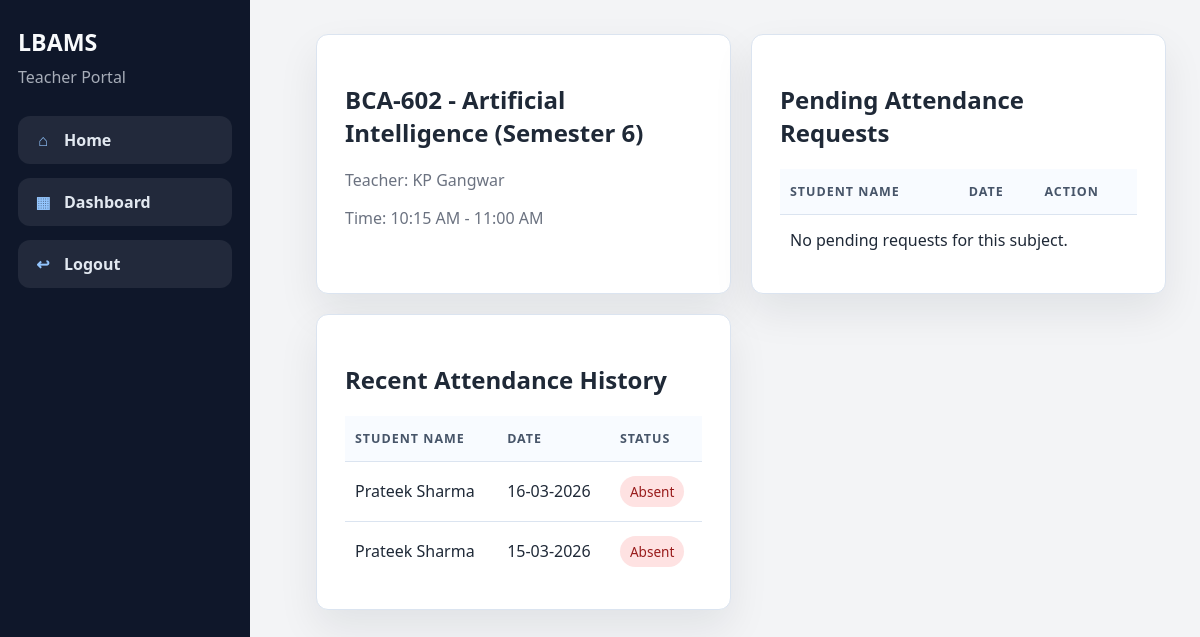
/teacher/subject/8 (signed in), run on an earlier commit of the app's database.
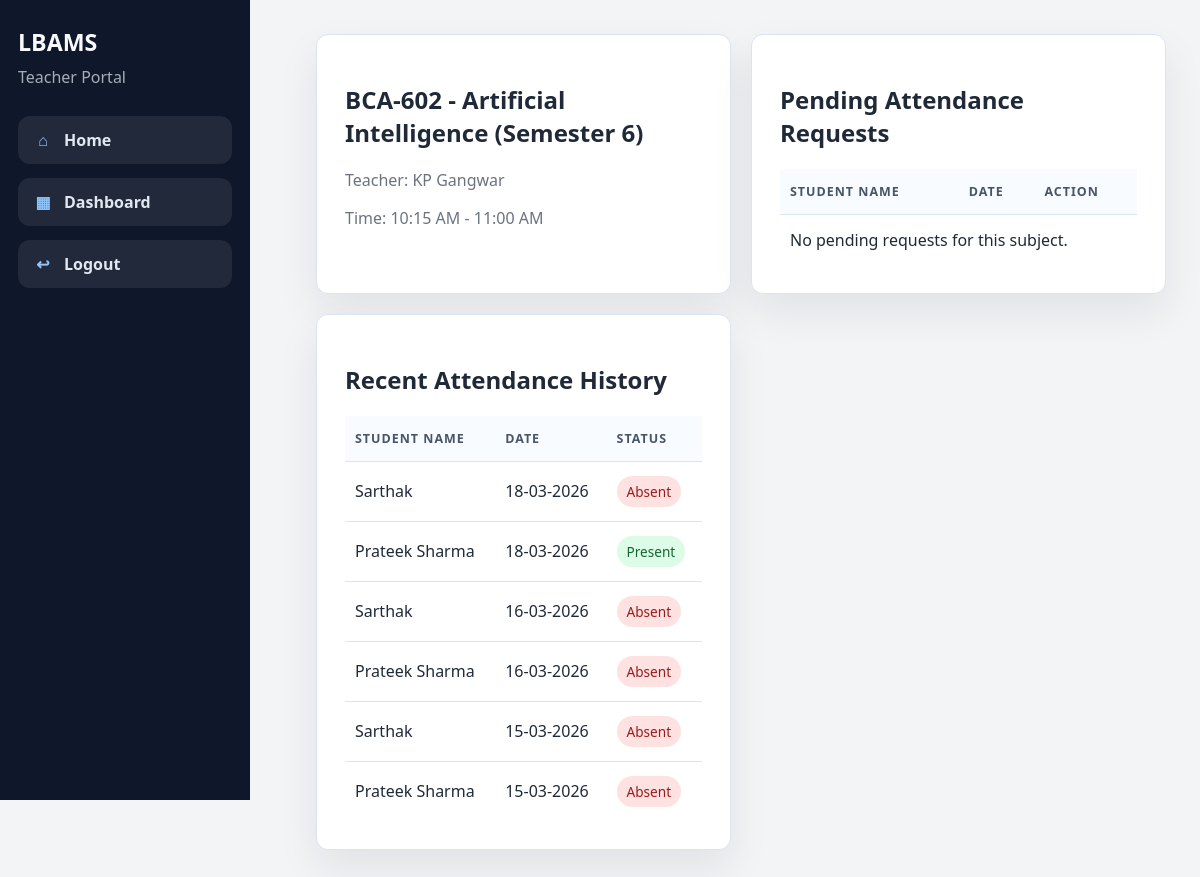
And on a later commit of the database.
### models.py (models this page shows, shortened)
class User(UserMixin, db.Model):
    __tablename__ = "users"
    id = db.Column(db.Integer, primary_key=True)
    username = db.Column(db.String(80), unique=True, nullable=False)
    password_hash = db.Column(db.String(255), nullable=False)
    role = db.Column(db.String(20), nullable=False)
    student = db.relationship("Student", back_populates="user", uselist=False)
    teacher = db.relationship("Teacher", back_populates="user", uselist=False)
    admin = db.relationship("Admin", back_populates="user", uselist=False)

class Subject(db.Model):
    __tablename__ = "subjects"
    id = db.Column(db.Integer, primary_key=True)
    name = db.Column(db.String(120), unique=True, nullable=False)
    code = db.Column(db.String(20), unique=True, nullable=False)
    semester = db.Column(db.Integer, nullable=False)
    subject_type = db.Column("type", db.String(20), nullable=False, default="theory")
    teacher_id = db.Column(db.Integer, db.ForeignKey("teachers.id"), nullable=True)
    start_time = db.Column(db.Time, nullable=True)
    end_time = db.Column(db.Time, nullable=True)
    teachers = db.relationship(
        "Teacher",
        secondary=teacher_subjects,
        back_populates="subject_assignments",
    )
    lectures = db.relationship("Lecture", back_populates="subject", cascade="all, delete-orphan")
    attendances = db.relationship("Attendance", back_populates="subject")
    attendance_summaries = db.relationship("AttendanceSummary", back_populates="subject")
    @property
    def lecture_time_label(self):
        if self.subject_type == "lab":
            return "Lab subject"
        if self.subject_type == "project":
            return "Project"
        if not self.start_time or not self.end_time:
            return "Time not set"
        start = self.start_time.strftime("%I:%M %p").lstrip("0")
        end = self.end_time.strftime("%I:%M %p").lstrip("0")
        return f"{start} - {end}"
    @property
    def display_label(self):
        return f"{self.code} - {self.name} (Semester {self.semester})"

class Teacher(db.Model):
    __tablename__ = "teachers"
    id = db.Column(db.Integer, primary_key=True)
    user_id = db.Column(db.Integer, db.ForeignKey("users.id"), unique=True, nullable=False)
    full_name = db.Column(db.String(120), nullable=False)
    employee_code = db.Column(db.String(30), unique=True, nullable=False)
    user = db.relationship("User", back_populates="teacher")
    subject_assignments = db.relationship(
        "Subject",
        secondary=teacher_subjects,
        back_populates="teachers",
    )

class Attendance(db.Model):
    __tablename__ = "attendance"
    __table_args__ = (
        UniqueConstraint("student_id", "lecture_id", "attendance_date", name="uq_attendance_once"),
    )
    id = db.Column(db.Integer, primary_key=True)
    student_id = db.Column(db.Integer, db.ForeignKey("students.id"), nullable=False)
    subject_id = db.Column(db.Integer, db.ForeignKey("subjects.id"), nullable=False)
    lecture_id = db.Column(db.Integer, db.ForeignKey("lectures.id"), nullable=False)
    attendance_date = db.Column(db.Date, default=date.today, nullable=False)
    status = db.Column(db.String(20), default="pending", nullable=False) # status can be pending, present, absent
    latitude = db.Column(db.Float, nullable=False)
    longitude = db.Column(db.Float, nullable=False)
    distance_meters = db.Column(db.Float, nullable=False)
    created_at = db.Column(db.DateTime, default=datetime.utcnow, nullable=False)
    student = db.relationship("Student", back_populates="attendances")
    subject = db.relationship("Subject", back_populates="attendances")
    lecture = db.relationship("Lecture", back_populates="attendances")

class Student(db.Model):
    __tablename__ = "students"
    id = db.Column(db.Integer, primary_key=True)
    user_id = db.Column(db.Integer, db.ForeignKey("users.id"), unique=True, nullable=False)
    student_code = db.Column(db.String(30), unique=True, nullable=False)
    full_name = db.Column(db.String(120), nullable=False)
    email = db.Column(db.String(120), unique=True, nullable=False)
    semester = db.Column(db.Integer, nullable=False)
    created_at = db.Column(db.DateTime, default=datetime.utcnow, nullable=False)
    user = db.relationship("User", back_populates="student")
    attendances = db.relationship("Attendance", back_populates="student")
    attendance_summaries = db.relationship("AttendanceSummary", back_populates="student")

### routes/teacher_routes.py (the view)
@teacher_bp.route("/subject/<int:subject_id>")
@login_required
def subject_detail(subject_id):
    if not teacher_required():
        return redirect(url_for("auth.login"))
    reconcile_lecture_attendance()
    teacher = Teacher.query.filter_by(user_id=current_user.id).first_or_404()
    subject = (
        Subject.query.join(teacher_subjects, Subject.id == teacher_subjects.c.subject_id)
        .filter(Subject.id == subject_id, teacher_subjects.c.teacher_id == teacher.id)
        .first_or_404()
    )
    pending_records = (
        Attendance.query.filter_by(subject_id=subject.id, status="pending")
        .order_by(Attendance.attendance_date.desc(), Attendance.created_at.desc())
        .all()
    )
    history = (
        Attendance.query.filter(Attendance.subject_id == subject.id, Attendance.status != "pending")
        .order_by(Attendance.attendance_date.desc(), Attendance.created_at.desc())
        .limit(20)
        .all()
    )
    return render_template(
        "teacher/subject_detail.html",
        teacher=teacher,
        subject=subject,
        pending_records=pending_records,
        history=history,
    )

### app.py (called while the page is built)
@login_manager.user_loader
def load_user(user_id):
    return db.session.get(User, int(user_id))

def format_date(value):
    if value is None:
        return ""
    return value.strftime("%d-%m-%Y")

### models.py (called while the page is built, shortened)
def ensure_subject_lecture(subject, lecture_date=None):
    lecture_date = lecture_date or date.today()
    lecture_date = lecture_date or datetime.now(IST).date()
    lecture = Lecture.query.filter_by(subject_id=subject.id, lecture_date=lecture_date).first()
    start_time = subject.start_time or time(hour=0, minute=0)
    end_time = subject.end_time or time(hour=0, minute=0)
    day_of_week = lecture_date.strftime("%A")
    if lecture.day_of_week != day_of_week:
        lecture.day_of_week = day_of_week
    if lecture.start_time != start_time:
        lecture.start_time = start_time
    if lecture.end_time != end_time:
        lecture.end_time = end_time
    db.session.flush()
    return lecture

def lecture_has_ended(lecture, reference_dt=None):
    reference_dt = reference_dt or datetime.now()
    reference_dt = reference_dt or datetime.now(IST)
    lecture_day = lecture.lecture_date or reference_dt.date()
    lecture_end_time = lecture.end_time or time(hour=0, minute=0)
    lecture_end = datetime.combine(lecture_day, lecture_end_time)
    if reference_dt.tzinfo is not None and lecture_end.tzinfo is None:
        lecture_end = reference_dt.tzinfo.localize(lecture_end)
    return reference_dt >= lecture_end

def reconcile_lecture_attendance(reference_dt=None):
    reference_dt = reference_dt or datetime.now()
    reference_dt = reference_dt or datetime.now(IST)
    current_date = reference_dt.date()
    current_time = reference_dt.time()
    backfill_lecture_records_from_attendance()
    subjects = Subject.query.all()
    for subject in subjects:
        if subject.start_time is None or current_time < subject.start_time:
            continue
        ensure_subject_lecture(subject, current_date)
    auto_mark_absent_for_completed_lectures(reference_dt)

### routes/teacher_routes.py (called while the page is built)
def teacher_required():
    return current_user.is_authenticated and current_user.role == "teacher"

### templates/teacher/subject_detail.html (shortened to what this page needs)
{% extends "base.html" %}
{% block content %}
<section class="dashboard-grid">
    <div class="card">
        <h2>{{ subject.display_label }}</h2>
        <p class="muted">Teacher: {{ teacher.full_name }}</p>
        <p class="muted">Time: {{ subject.lecture_time_label }}</p>
    </div>
    <div class="card">
        <h2>Pending Attendance Requests</h2>
        <div class="table-wrap">
            <table>
                <thead>
                    <tr>
                        <th>Student Name</th>
                        <th>Date</th>
                        <th>Action</th>
                    </tr>
                </thead>
                <tbody>
                    {% for record in pending_records %}
                    <tr>
                        <td>{{ record.student.full_name }}</td>
                        <td>{{ record.attendance_date|format_date }}</td>
                        <td class="action-row">
                            <form method="POST" action="{{ url_for('teacher.update_attendance', attendance_id=record.id) }}">
                                <input type="hidden" name="status" value="present">
                                <button class="btn btn-success" type="submit">Accept</button>
                            </form>
                            <form method="POST" action="{{ url_for('teacher.update_attendance', attendance_id=record.id) }}">
                                <input type="hidden" name="status" value="absent">
                                <button class="btn btn-danger" type="submit">Reject</button>
                            </form>
                        </td>
                    </tr>
                    {% else %}
                    <tr><td colspan="3">No pending requests for this subject.</td></tr>
                    {% endfor %}
                </tbody>
            </table>
        </div>
    </div>
    <div class="card">
        <h2>Recent Attendance History</h2>
        <div class="table-wrap">
            <table>
                <thead>
                    <tr>
                        <th>Student Name</th>
                        <th>Date</th>
                        <th>Status</th>
                    </tr>
                </thead>
                <tbody>
                    {% for record in history %}
                    <tr>
                        <td>{{ record.student.full_name }}</td>
                        <td>{{ record.attendance_date|format_date }}</td>
                        <td><span class="status {{ record.status }}">{{ record.status }}</span></td>
                    </tr>
                    {% else %}
                    <tr><td colspan="3">No attendance history for this subject.</td></tr>
                    {% endfor %}
                </tbody>
            </table>
        </div>
    </div>
</section>
{% endblock %}

### templates/base.html (shortened to what this page needs)
<!DOCTYPE html>
<html lang="en">
<head>
    <link rel="stylesheet" href="{{ url_for('static', filename='css/style.css') }}">
</head>
<body>
    <div class="page-shell">
        {% if current_user.is_authenticated %}
        <aside class="sidebar">
            <div class="sidebar-brand">
                <h2>LBAMS</h2>
                <p class="muted">{{ current_user.role|title }} Portal</p>
            </div>
            <nav class="nav-links">
                <a href="{{ url_for('main.home') }}"><span class="nav-icon">&#8962;</span><span>Home</span></a>
                {% if current_user.role == 'admin' %}
                <a href="{{ url_for('admin.dashboard') }}"><span class="nav-icon">&#9638;</span><span>Dashboard</span></a>
                <a href="{{ url_for('admin.manage_teacher_subjects') }}"><span class="nav-icon">&#8942;</span><span>Manage Teacher Subjects</span></a>
                {% elif current_user.role == 'teacher' %}
                <a href="{{ url_for('teacher.dashboard') }}"><span class="nav-icon">&#9638;</span><span>Dashboard</span></a>
                {% elif current_user.role == 'student' %}
                <a href="{{ url_for('student.dashboard') }}"><span class="nav-icon">&#9638;</span><span>Dashboard</span></a>
                {% endif %}
                <a href="{{ url_for('auth.logout') }}"><span class="nav-icon">&#8617;</span><span>Logout</span></a>
            </nav>
        </aside>
        {% endif %}
        <main class="content {% if not current_user.is_authenticated %}content-full{% endif %}">
            {% block content %}{% endblock %}
        </main>
    </div>
</body>
</html>

### static/css/style.css (style rules this page uses)
:root { --bg: #f3f4f6; --surface: #ffffff; --text: #1f2937; --muted: #6b7280; --primary: #2563eb; --primary-dark: #1d4ed8; --primary-soft: #eaf2ff; --navy: #0f172a; --success: #1f9d55; --danger: #d64545; --border: #dbe4f0; --shadow: 0 18px 40px rgba(15, 23, 42, 0.08); --shadow-strong: 0 30px 70px rgba(15, 23, 42, 0.12); --sidebar-width: 250px; }
* { box-sizing: border-box; }
body { margin: 0; font-family: "Segoe UI", Tahoma, Geneva, Verdana, sans-serif; background: var(--bg); color: var(--text); }
a { color: inherit; text-decoration: none; }
.page-shell { min-height: 100vh; display: flex; }
.sidebar { width: var(--sidebar-width); background: #0f172a; color: #f8fafc; padding: 26px 18px; display: flex; flex-direction: column; justify-content: flex-start; gap: 28px; position: fixed; top: 0; left: 0; height: 100vh; }
.sidebar-brand h2 { margin: 0; font-size: 1.45rem; }
.sidebar-brand p { margin: 8px 0 0; color: rgba(226, 232, 240, 0.72); }
.nav-links { display: grid; gap: 14px; margin-top: 0; }
.nav-links a { display: flex; align-items: center; gap: 12px; padding: 13px 16px; border-radius: 12px; background: rgba(255, 255, 255, 0.08); color: #e2e8f0; font-weight: 600; transition: background 0.18s ease, transform 0.18s ease, color 0.18s ease; }
.nav-icon { width: 18px; display: inline-flex; justify-content: center; color: #93c5fd; }
.content { flex: 1; padding: 34px; margin-left: calc(var(--sidebar-width) + 32px); }
.hero-card, .card { background: var(--surface); border: 1px solid var(--border); border-radius: 12px; box-shadow: var(--shadow); padding: 28px; }
.muted, .eyebrow { color: var(--muted); }
.role-grid, .stats-row, .dashboard-grid { display: grid; gap: 20px; }
.dashboard-grid { grid-template-columns: repeat(auto-fit, minmax(320px, 1fr)); }
.table-wrap { overflow-x: auto; }
table { width: 100%; border-collapse: collapse; }
thead th { background: #f8fbff; color: #475569; font-size: 0.78rem; font-weight: 700; letter-spacing: 0.08em; text-transform: uppercase; }
th, td { text-align: left; padding: 14px 10px; border-bottom: 1px solid var(--border); }
tbody tr:last-child td { border-bottom: none; }
.status { display: inline-flex; padding: 6px 10px; border-radius: 999px; font-size: 0.85rem; text-transform: capitalize; }
.status.present { background: #dcfce7; color: #166534; }
.status.absent { background: #fee2e2; color: #991b1b; }

What changed in the data, as far as the page shows it:
added Attendance: student.full_name "Sarthak", attendance_date "18-03-2026", status "Absent"
added Attendance: student.full_name "Prateek Sharma", attendance_date "18-03-2026", status "Present"
added Attendance: student.full_name "Sarthak", attendance_date "16-03-2026", status "Absent"
added Attendance: student.full_name "Sarthak", attendance_date "15-03-2026", status "Absent"
